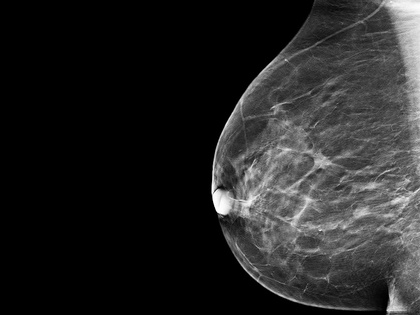
%> input picture SE/SEP 3:1/HCI/Special Class KMITL/Presentation and MatlabCode Wk2/Material Wk 2/mammography_800x600.jpg, 420 x 315 px, shrunk from 800 x 600 before the run
$ octave --eval "PowerLawTransformImage;"   (GNU Octave 9; MATLAB toolbox functions it lacks are replaced by stand-ins)
%> lines starting %> are read from the running program, lines starting %| are printed output that depends on the picture
function PowerLawTransformImage
%%
% This is for Power-Law Transform
%%

%for gamma value less than 1 we get Bright image
%for gamma value greater than 1 we get Dark image
%%
% Clear History
clear all
close all

%%

%%
% Importing image in Workspace
RGB=imread('mammography_800x600.jpg');
%> RGB is the input picture: size 315x420x3 uint8; min 0, max 255, mean 37.4
%%

%% RGB to gray
I=rgb2gray(RGB);
% In double format
I=im2double(I);
%> I: size 315x420 double
%%
% computing size m,n
[m n] = size(I);
%> m = 315; n = 420


%%
% Computing s = c * (r ^ gamma) where r and gamma are positive constants
c = 2;
g =[0.5 0.7 0.9 1 2 3 4 5 6];% Gamma Correction Array


for r=1:length(g)
for p = 1 : m
    for q = 1 : n

        I3(p, q) = c * I(p, q).^ g(r);
    end
end
figure, imshow(I3);title(['Power-law transformation Gamma = ' num2str(g(r))]);xlabel('Gamma='),xlabel(g(r));
end
%> this loop made 9 passes
%> pass 1, in PowerLawTransformImage, `imshow(I3)`:
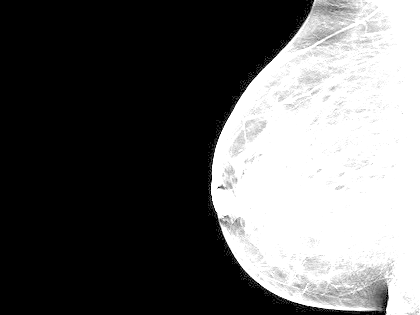
%> displayed picture: size 315x420, on the screen's scale of 0 to 255; min 0, max 255, mean 100.1
%> pass 2, in PowerLawTransformImage, `imshow(I3)`:
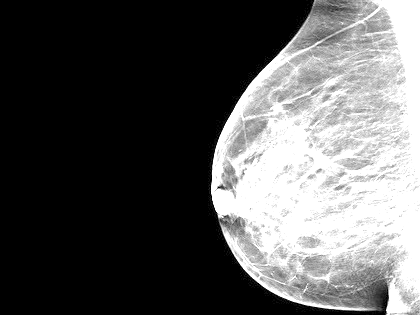
%> displayed picture: size 315x420, on the screen's scale of 0 to 255; min 0, max 255, mean 88.6
%> after the loop:
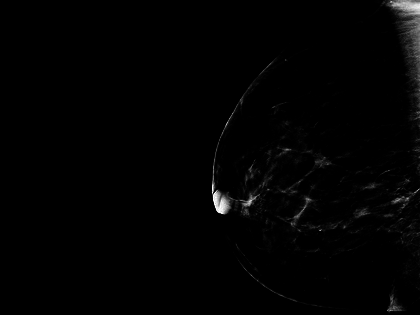
%> I3: size 315x420 double; min 0, max 2, mean 0.0197; drawn with min black and max white
